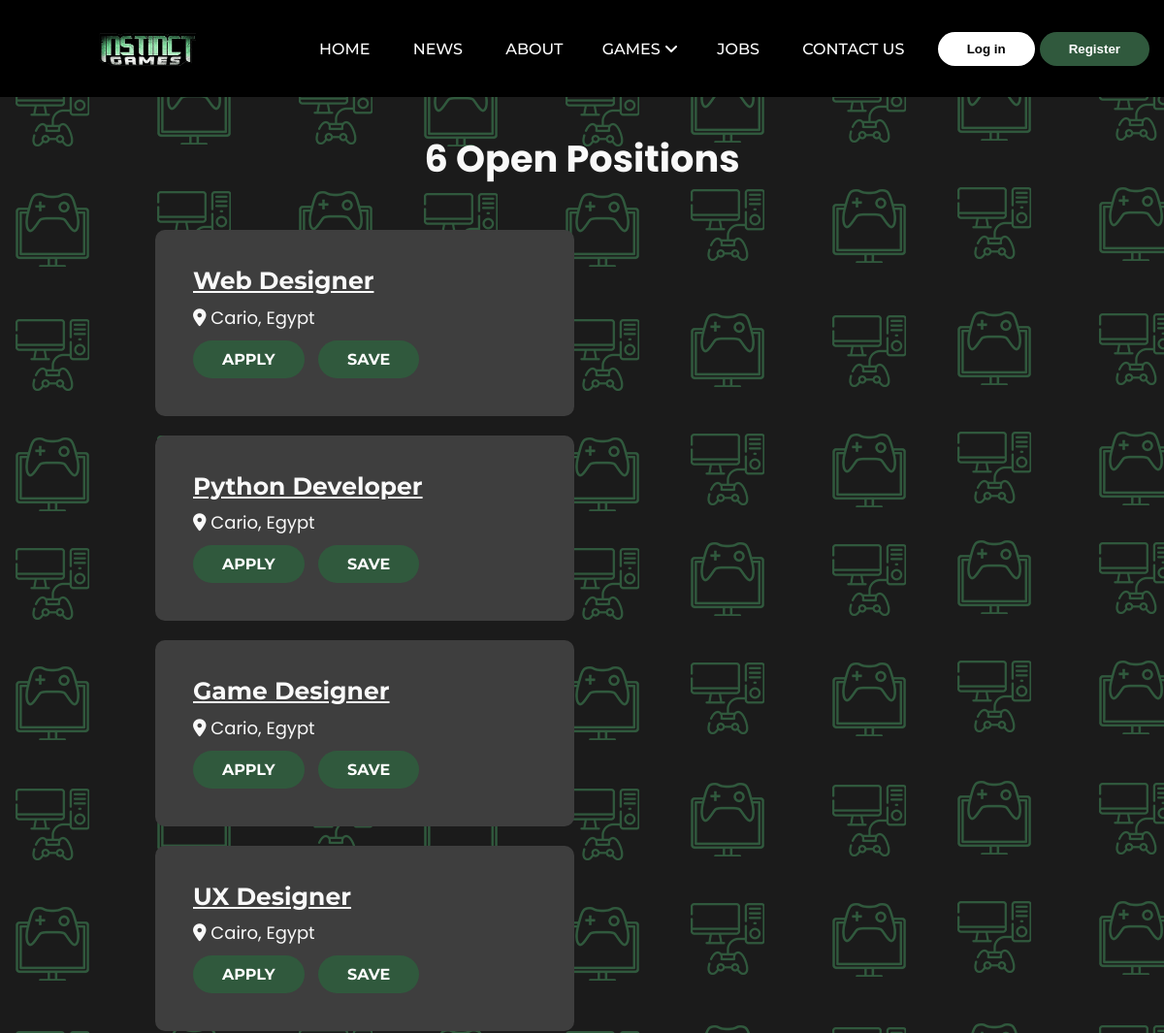
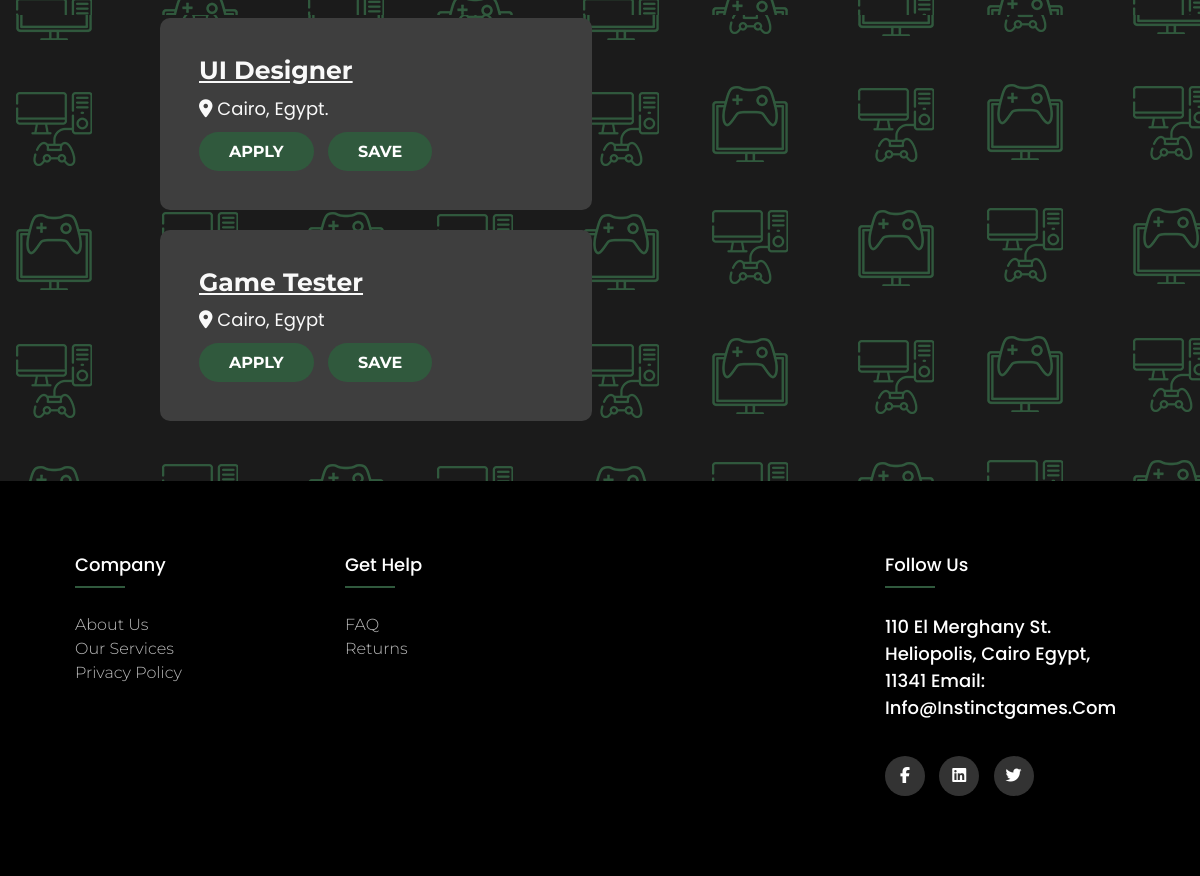
The app's page /Jobs.php, older data (2 pictures, top to bottom).
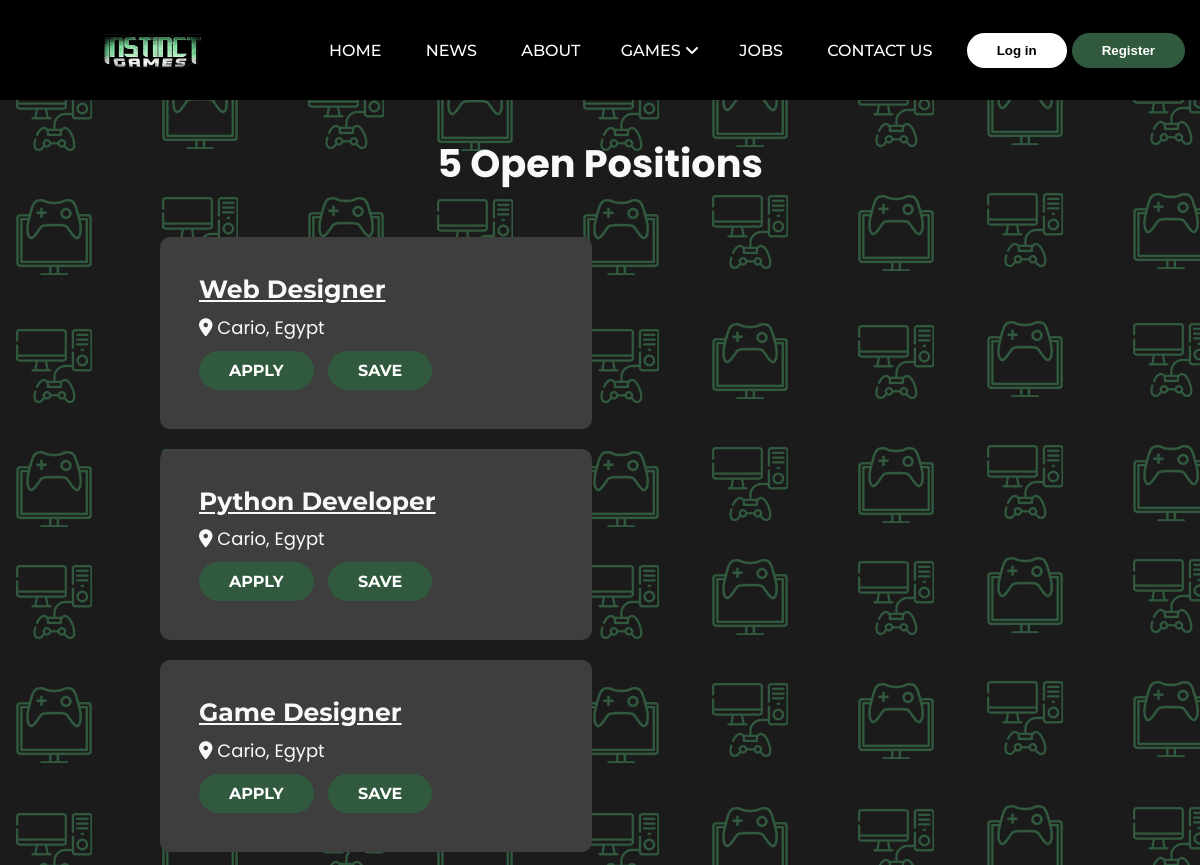
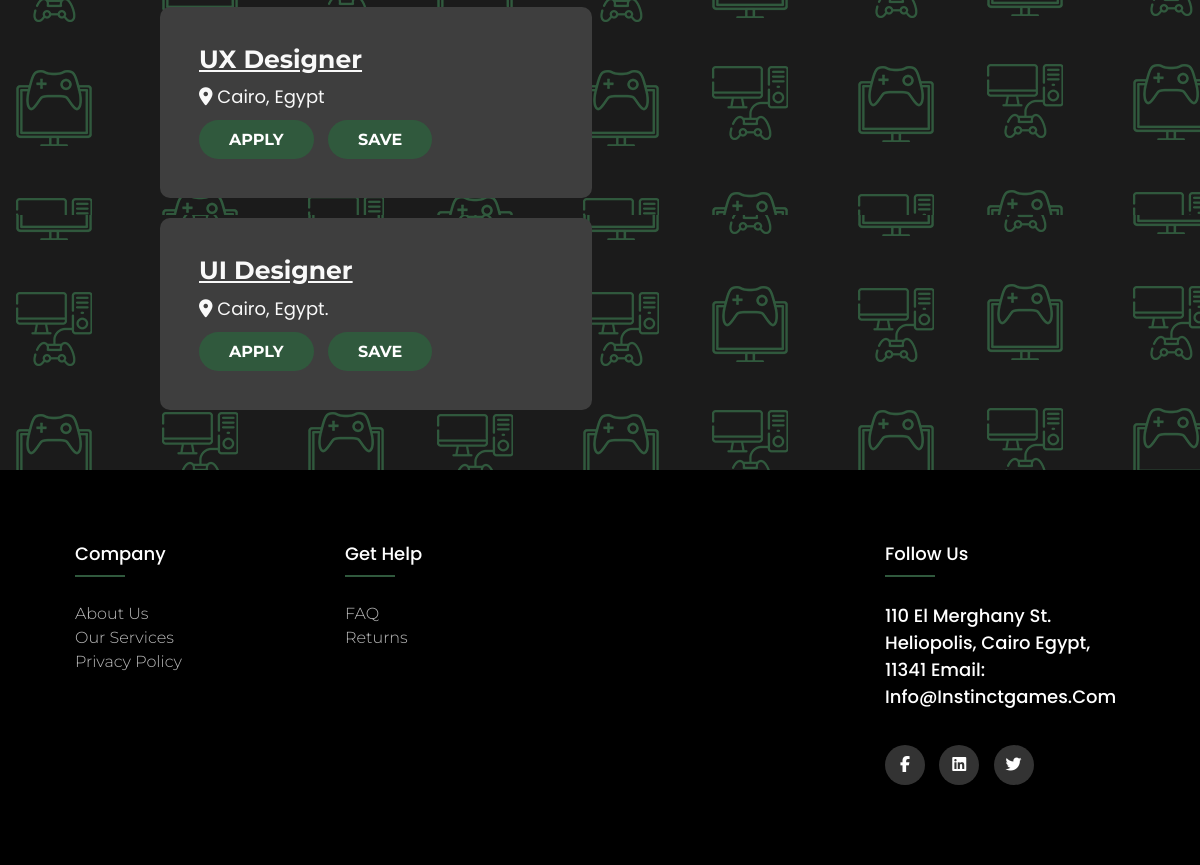
The same page, newer data (2 pictures, top to bottom).
### tables this page shows
CREATE TABLE `roles` (
  `id` int(11) UNSIGNED NOT NULL,
  `job` varchar(128) NOT NULL,
  `location` varchar(128) NOT NULL
);

### Jobs.php (the view, shortened to what this page needs)
<?php
$servername = "localhost";
$username = "root";
$password = "";
$dbname = "instinct_games";
$conn = mysqli_connect($servername,$username,$password,$dbname);
$count = "SELECT count(id) AS cnt FROM roles";
$rowCount = mysqli_query($conn,$count);
$Countt = mysqli_fetch_assoc($rowCount);
$sqll = "SELECT * FROM roles";
$resultt = mysqli_query($conn,$sqll);
?>
<!DOCTYPE html>
<html lang="en">
<head>
    <link rel="stylesheet" href="layouts/css/style.css">
</head>
<body style="background-image: url('layouts/img/BG.png');">
<?php
include("includes/nav.php");
    ?>
<h3 style="font-weight: bold; color: #F9F9F9; font-size:38.25px;text-align: center; margin:35px; ">
    <span><?php echo $Countt['cnt']; ?> Open Positions</span>
</h3>
<div class="jcontainer">
    <div class="jrow">
        <?php
        while($row = mysqli_fetch_assoc($resultt)) {
        ?>
        <div class="jcards">
            <h3><a href="jobDescr.php"><?php echo $row['job']; ?></a></h3>
            <p> <i class="fas fa-map-marker-alt"></i> <?php echo $row['location']; ?></p>
            <a href="jobApply.php?id=<?php echo $row['id']; ?>&user=<?php echo $user_id; ?>"><button class="jbutton">APPLY</button></a>
            <button class="jbutton">SAVE</button>
        </div>
        <?php
        }
        ?>
    </div>
</div>
<?php include("includes/footer.php");
    ?>
</body>
</html>

Row changes from the older to the newer data that the page shows:
removed roles: job "Game Tester", location "Cairo, Egypt"
Text that changed along with them:
$Countt['cnt']: "6" → "5"
